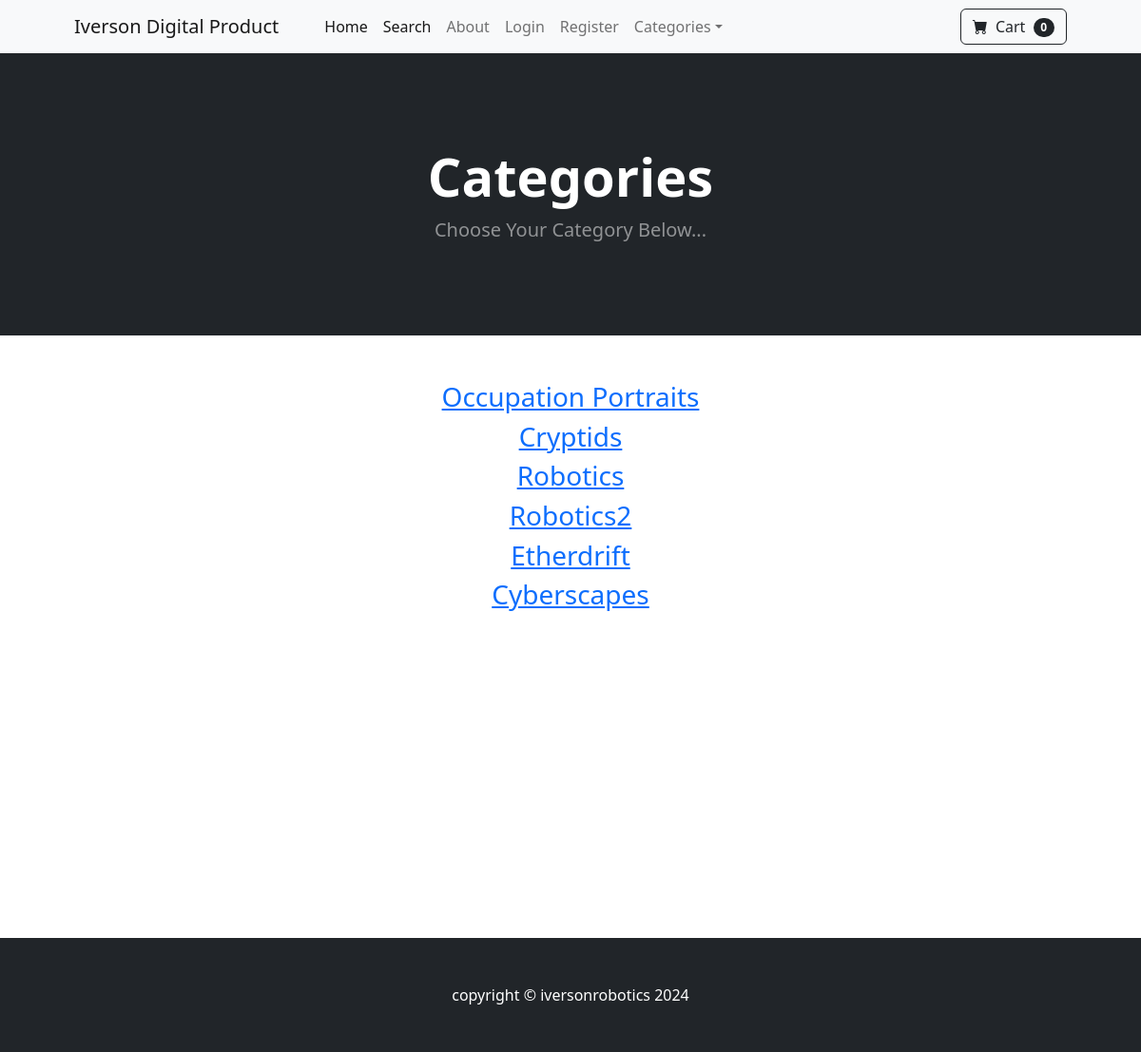
The app's page /category_summary/ with its own data.
### store/models.py (models this page shows)
class Category(models.Model):
	name = models.CharField(max_length=50)
	def __str__(self):
		return self.name
	class Meta:
		verbose_name_plural = 'categories'

### store/views.py (the view)
# urls.py: path('category_summary/', views.category_summary, name='category_summary'),
def category_summary(request):
	categories = Category.objects.all()
	return render(request, 'category_summary.html', {"categories":categories})

### cart/cart.py (called while the page is built)
	def __len__(self):
		return len(self.cart)

### cart/context_processors.py (called while the page is built)
def cart(request):
	return {'cart': Cart(request)}

### store/templates/category_summary.html
{% extends 'base.html' %}
{% block content %}
        <header class="bg-dark py-5">
            <div class="container px-4 px-lg-5 my-5">
                <div class="text-center text-white">
                    <h1 class="display-4 fw-bolder">Categories</h1>
                    <p class="lead fw-normal text-white-50 mb-0">Choose Your Category Below...</p>
                </div>
            </div>
        </header>
        <div class="container">
        	<div class="row">
        		<center>
        			<div class="col-8">
        				<br/><br/>
                        {% for category in categories %}
<h3><a href="{% url 'category' category %}">{{ category }}</a></h3>
                        {% endfor %}
<br/><br/><br/><br/><br/><br/><br/><br/><br/><br/><br/><br/><br/><br/>
        			</div>
        		</center>
        	</div>
        </div>
{% endblock %}

### records on screen
Category: name "Occupation Portraits"
Category: name "Cryptids"
Category: name "Robotics"
Category: name "Robotics2"
Category: name "Etherdrift"
Category: name "Cyberscapes"

### other values on screen
{{ cart|length }} "0"
